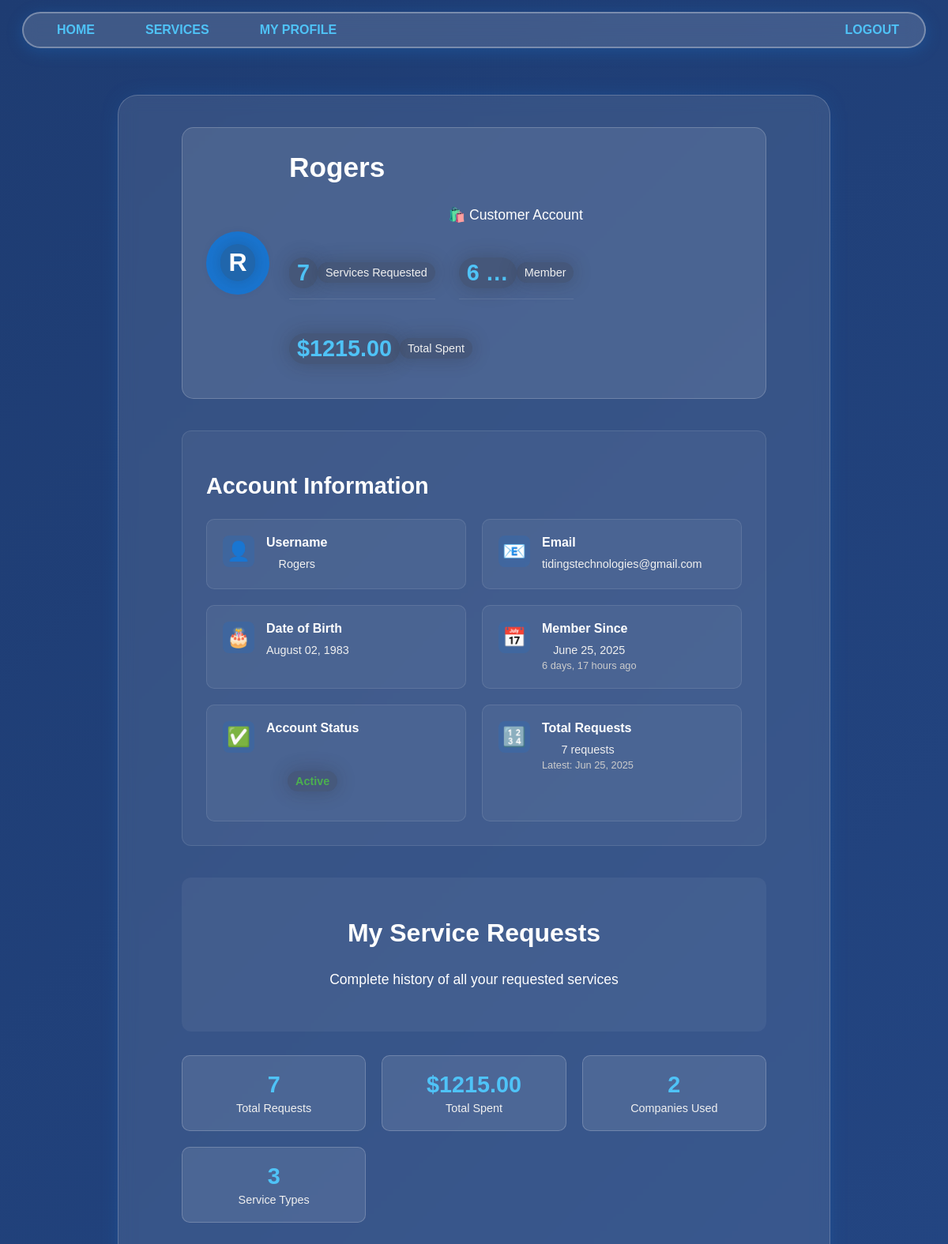
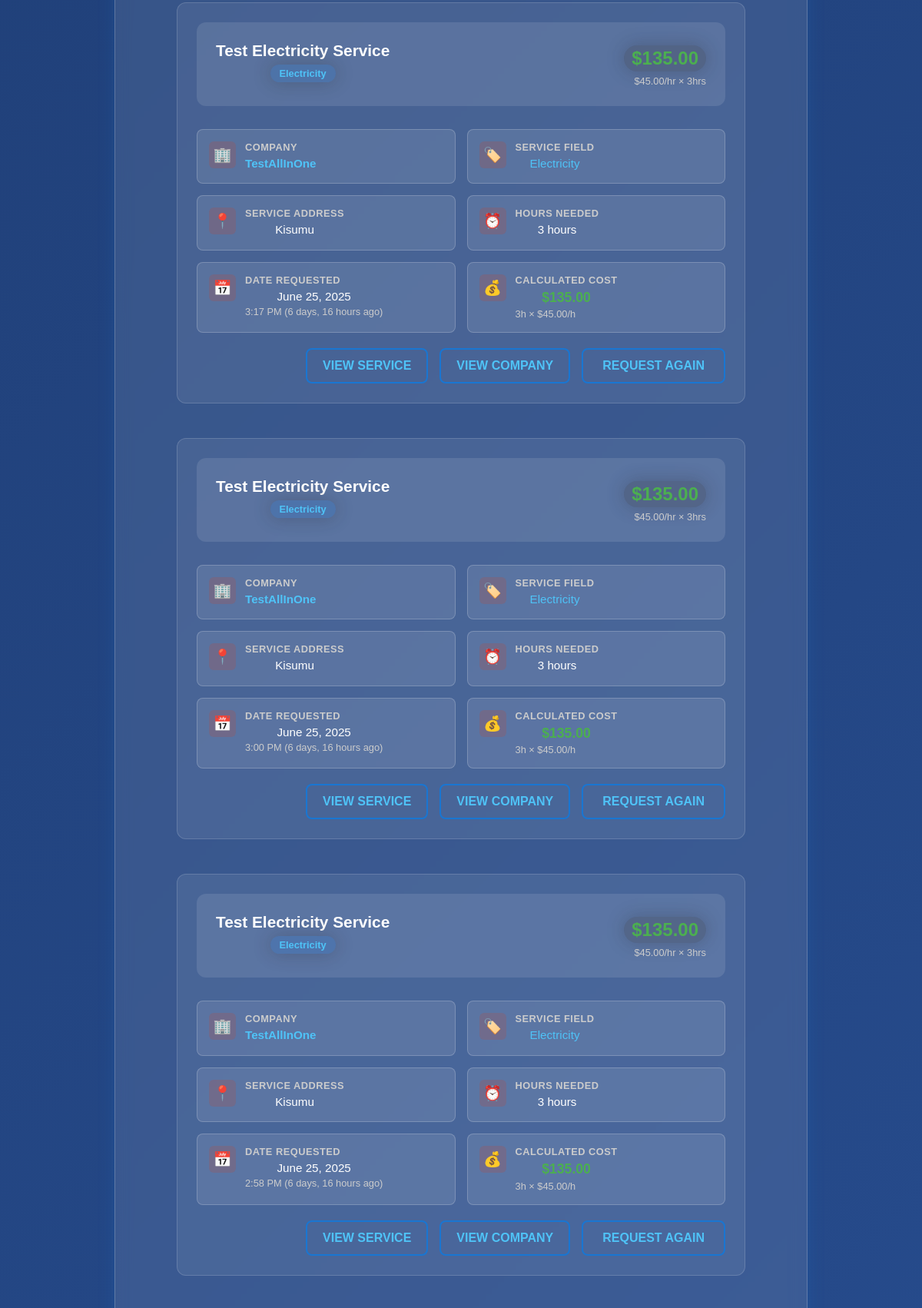
The page /customer/Rogers (upper part) on the database its author committed (2 pictures, top to bottom).
### users/models.py (models this page shows)
class User(AbstractUser):
    email = models.EmailField(unique=True)  # Email uniqueness validation
    is_company = models.BooleanField(default=False)  # Company user type
    is_customer = models.BooleanField(default=False)  # Customer user type

class Customer(models.Model):
    user = models.OneToOneField(User, on_delete=models.CASCADE)
    date_of_birth = models.DateField(null=True, blank=True)  # Date of birth field

class Company(models.Model):
    FIELD_CHOICES = [
        ("Air Conditioner", "Air Conditioner"),
        ("All in One", "All in One"),  # Special company type - can create any service type
        ("Carpentry", "Carpentry"),
        ("Electricity", "Electricity"),
        ("Gardening", "Gardening"),
        ("Home Machines", "Home Machines"),
        ("Housekeeping", "Housekeeping"),
        ("Interior Design", "Interior Design"),
        ("Locks", "Locks"),
        ("Painting", "Painting"),
        ("Plumbing", "Plumbing"),
        ("Water Heaters", "Water Heaters"),
    ]
    user = models.OneToOneField(User, on_delete=models.CASCADE, primary_key=True)
    field_of_work = models.CharField(max_length=70, choices=FIELD_CHOICES)  # Required field of work
    rating = models.IntegerField(validators=[MinValueValidator(0), MaxValueValidator(5)], default=0)  # Company rating system

### services/models.py (models this page shows, shortened)
class ServiceRequest(models.Model):
    customer = models.ForeignKey(Customer, on_delete=models.CASCADE)  # Customer association
    service = models.ForeignKey(Service, on_delete=models.CASCADE)  # Service association
    address = models.CharField(max_length=255)  # Address field
    hours_needed = models.PositiveIntegerField()  # Service time in hours
    request_date = models.DateTimeField(auto_now_add=True)  # Request tracking
    def calculated_cost(self):
        return self.service.price_hour * self.hours_needed  # Automatic cost calculation

class Service(models.Model):
    FIELD_CHOICES = [
        ("Air Conditioner", "Air Conditioner"),
        ("Carpentry", "Carpentry"),
        ("Electricity", "Electricity"),
        ("Gardening", "Gardening"),
        ("Home Machines", "Home Machines"),
        ("Housekeeping", "Housekeeping"),
        ("Interior Design", "Interior Design"),
        ("Locks", "Locks"),
        ("Painting", "Painting"),
        ("Plumbing", "Plumbing"),
        ("Water Heaters", "Water Heaters"),
    ]
    company = models.ForeignKey(Company, on_delete=models.CASCADE)  # Company association
    name = models.CharField(max_length=40)  # Service name
    description = models.TextField()  # Service description
    price_hour = models.DecimalField(decimal_places=2, max_digits=8, validators=[MinValueValidator(0.00)])  # Price field
    field = models.CharField(max_length=30, choices=FIELD_CHOICES)  # Service field/category
    date_created = models.DateTimeField(auto_now_add=True)  # Date created for display

### netfix/views.py (the view)
# urls.py: path('customer/<slug:name>', v.customer_profile, name='customer_profile'),
def customer_profile(request, name):
    user = get_object_or_404(User, username=name)
    if hasattr(user, 'customer'):
        customer = user.customer
        service_requests = ServiceRequest.objects.filter(customer=customer).order_by('-request_date')  # Service requests display
        total_spent = sum(request.calculated_cost() for request in service_requests)  # Price calculation
        unique_companies = service_requests.values('service__company').distinct().count()
        unique_categories = service_requests.values('service__field').distinct().count()
        return render(request, 'users/customer_profile.html', {
            'user': user,
            'customer': customer,
            'service_requests': service_requests,
            'total_spent': total_spent,
            'unique_companies': unique_companies,
            'unique_categories': unique_categories,
        })
    else:
        return render(request, 'users/error.html', {'message': 'User is not a customer'})

### users/templates/users/customer_profile.html (shortened to what this page needs)
{% extends 'main/base.html' %}
{% block content %}
    <div class="customer-profile-container">
        <div class="customer-profile-header">
            <div class="customer-avatar">
                <span class="customer-initial">{{ user.username|first|upper }}</span>
            </div>
            <div class="customer-info">
                <h1>{{ user.username }}</h1>
                <p class="customer-type">🛍️ Customer Account</p>
                <div class="customer-stats">
                    <div class="stat-item">
                        <span class="stat-number">{{ service_requests.count }}</span>
                        <span class="stat-label">Service{{ service_requests.count|pluralize }} Requested</span>
                    </div>
                    <div class="stat-item">
                        <span class="stat-number">{{ user.date_joined|timesince|truncatewords:1 }}</span>
                        <span class="stat-label">Member</span>
                    </div>
                    {% if service_requests %}
                    <div class="stat-item">
                        <span class="stat-number">${{ total_spent|floatformat:2|default:"0.00" }}</span>
                        <span class="stat-label">Total Spent</span>
                    </div>
                    {% endif %}
                </div>
            </div>
        </div>
        <div class="customer-account-info">
            <h2>Account Information</h2>
            <div class="account-info-grid">
                <div class="info-card">
                    <div class="info-icon">👤</div>
                    <div class="info-content">
                        <h4>Username</h4>
                        <p>{{ user.username }}</p>
                    </div>
                </div>
                <div class="info-card">
                    <div class="info-icon">📧</div>
                    <div class="info-content">
                        <h4>Email</h4>
                        <p>{{ user.email }}</p>
                    </div>
                </div>
                {% if customer.date_of_birth %}
                <div class="info-card">
                    <div class="info-icon">🎂</div>
                    <div class="info-content">
                        <h4>Date of Birth</h4>
                        <p>{{ customer.date_of_birth|date:"F d, Y" }}</p>
                    </div>
                </div>
                {% endif %}
                <div class="info-card">
                    <div class="info-icon">📅</div>
                    <div class="info-content">
                        <h4>Member Since</h4>
                        <p>{{ user.date_joined|date:"F d, Y" }}</p>
                        <small>{{ user.date_joined|timesince }} ago</small>
                    </div>
                </div>
                <div class="info-card">
                    <div class="info-icon">✅</div>
                    <div class="info-content">
                        <h4>Account Status</h4>
                        <p>
                            {% if user.is_active %}
                                <span class="status-active">Active</span>
                            {% else %}
                                <span class="status-inactive">Inactive</span>
                            {% endif %}
                        </p>
                    </div>
                </div>
                <div class="info-card">
                    <div class="info-icon">🔢</div>
                    <div class="info-content">
                        <h4>Total Requests</h4>
                        <p>{{ service_requests.count }} request{{ service_requests.count|pluralize }}</p>
                        {% if service_requests %}
                            <small>Latest: {{ service_requests.first.request_date|date:"M d, Y" }}</small>
                        {% endif %}
                    </div>
                </div>
            </div>
        </div>
        <div class="service-requests-section">
            <div class="requests-header">
                <h2>My Service Requests</h2>
                <p class="requests-subtitle">Complete history of all your requested services</p>
            </div>
            {% if service_requests %}
                <div class="requests-summary">
                    <div class="summary-stats">
                        <div class="summary-card">
                            <h4>{{ service_requests.count }}</h4>
                            <p>Total Requests</p>
                        </div>
                        <div class="summary-card">
                            <h4>${{ total_spent|floatformat:2|default:"0.00" }}</h4>
                            <p>Total Spent</p>
                        </div>
                        <div class="summary-card">
                            <h4>{{ unique_companies|default:0 }}</h4>
                            <p>Companies Used</p>
                        </div>
                        <div class="summary-card">
                            <h4>{{ unique_categories|default:0 }}</h4>
                            <p>Service Types</p>
                        </div>
                    </div>
                </div>
                <div class="requests-list">
                    {% for request in service_requests %}
                        <div class="request-card">
                            <div class="request-header">
                                <div class="request-title">
                                    <h3><a href="/services/{{ request.service.id }}">{{ request.service.name }}</a></h3>
                                    <span class="request-category">{{ request.service.field }}</span>
                                </div>
                                <div class="request-cost">
                                    <span class="cost-amount">${{ request.calculated_cost }}</span>
                                    <small class="cost-breakdown">${{ request.service.price_hour }}/hr × {{ request.hours_needed }}hr{{ request.hours_needed|pluralize }}</small>
                                </div>
                            </div>
                            <div class="request-details">
                                <div class="detail-grid">
                                    <div class="detail-item">
                                        <div class="detail-icon">🏢</div>
                                        <div class="detail-content">
                                            <label>Company</label>
                                            <p><a href="/company/{{ request.service.company.user.username }}" class="company-link">{{ request.service.company.user.username }}</a></p>
                                        </div>
                                    </div>
                                    <div class="detail-item">
                                        <div class="detail-icon">🏷️</div>
                                        <div class="detail-content">
                                            <label>Service Field</label>
                                            <p><a href="/services/{{ request.service.field|slugify }}/">{{ request.service.field }}</a></p>
                                        </div>
                                    </div>
                                    <div class="detail-item">
                                        <div class="detail-icon">📍</div>
                                        <div class="detail-content">
                                            <label>Service Address</label>
                                            <p>{{ request.address }}</p>
                                        </div>
                                    </div>
                                    <div class="detail-item">
                                        <div class="detail-icon">⏰</div>
                                        <div class="detail-content">
                                            <label>Hours Needed</label>
                                            <p>{{ request.hours_needed }} hour{{ request.hours_needed|pluralize }}</p>
                                        </div>
                                    </div>
                                    <div class="detail-item">
                                        <div class="detail-icon">📅</div>
                                        <div class="detail-content">
                                            <label>Date Requested</label>
                                            <p>{{ request.request_date|date:"F d, Y" }}</p>
                                            <small>{{ request.request_date|date:"g:i A" }} ({{ request.request_date|timesince }} ago)</small>
                                        </div>
                                    </div>
                                    <div class="detail-item">
                                        <div class="detail-icon">💰</div>
                                        <div class="detail-content">
                                            <label>Calculated Cost</label>
                                            <p class="cost-highlight">${{ request.calculated_cost }}</p>
                                            <small>{{ request.hours_needed }}h × ${{ request.service.price_hour }}/h</small>
                                        </div>
                                    </div>
                                </div>
                            </div>
                            <div class="request-actions">
                                <a href="/services/{{ request.service.id }}" class="btn btn-outline">View Service</a>
                                <a href="/company/{{ request.service.company.user.username }}" class="btn btn-outline">View Company</a>
                                <a href="/services/{{ request.service.id }}/request_service/" class="btn btn-secondary">Request Again</a>
                            </div>
                        </div>
                    {% endfor %}
                </div>
            {% endif %}
        </div>
    </div>
{% endblock %}

### rows shown on the page
User: username|first "R", username "Rogers", date_joined "6 …", email "tidingstechnologies@gmail.com", date_joined "June 25, 2025", date_joined "6 days, 17 hours"
Customer: date_of_birth "August 02, 1983"
ServiceRequest: first.request_date "Jun 25, 2025", service.name "Test Electricity Service", service.field "Electricity", calculated_cost "135.00", service.price_hour "45.00", hours_needed "3", service.company.user.username "TestAllInOne", address "Kisumu", request_date "June 25, 2025", request_date "3:17 PM", request_date "6 days, 16 hours"
ServiceRequest: service.name "Test Electricity Service", service.field "Electricity", calculated_cost "135.00", service.price_hour "45.00", hours_needed "3", service.company.user.username "TestAllInOne", address "Kisumu", request_date "June 25, 2025", request_date "3:00 PM", request_date "6 days, 16 hours"
ServiceRequest: service.name "Test Electricity Service", service.field "Electricity", calculated_cost "135.00", service.price_hour "45.00", hours_needed "3", service.company.user.username "TestAllInOne", address "Kisumu", request_date "June 25, 2025", request_date "2:58 PM", request_date "6 days, 16 hours"

### other values the page prints
{{ service_requests.count }} "7"
{{ total_spent|floatformat:2|default:"0.00" }} "1215.00"
{{ unique_companies|default:0 }} "2"
{{ unique_categories|default:0 }} "3"
